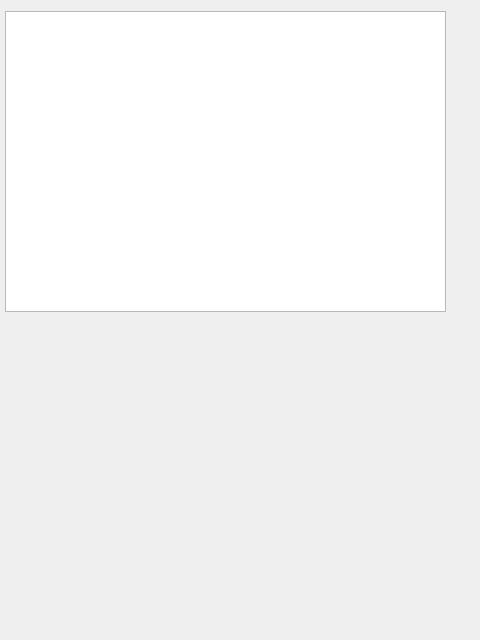
<?xml version="1.0" encoding="UTF-8"?>
<ui version="4.0">
 <class>Dialog</class>
 <widget class="QDialog" name="Dialog">
  <property name="geometry">
   <rect>
    <x>0</x>
    <y>0</y>
    <width>480</width>
    <height>640</height>
   </rect>
  </property>
  <property name="windowTitle">
   <string>Dialog</string>
  </property>
  <widget class="QGraphicsView" name="graphicsView">
   <property name="geometry">
    <rect>
     <x>5</x>
     <y>11</y>
     <width>441</width>
     <height>301</height>
    </rect>
   </property>
   <property name="mouseTracking">
    <bool>false</bool>
   </property>
   <property name="focusPolicy">
    <enum>Qt::StrongFocus</enum>
   </property>
   <property name="interactive">
    <bool>true</bool>
   </property>
   <property name="sceneRect">
    <rectf>
     <x>0.000000000000000</x>
     <y>0.000000000000000</y>
     <width>1.000000000000000</width>
     <height>1.000000000000000</height>
    </rectf>
   </property>
   <property name="alignment">
    <set>Qt::AlignCenter</set>
   </property>
   <property name="dragMode">
    <enum>QGraphicsView::NoDrag</enum>
   </property>
  </widget>
 </widget>
 <resources/>
 <connections/>
</ui>
